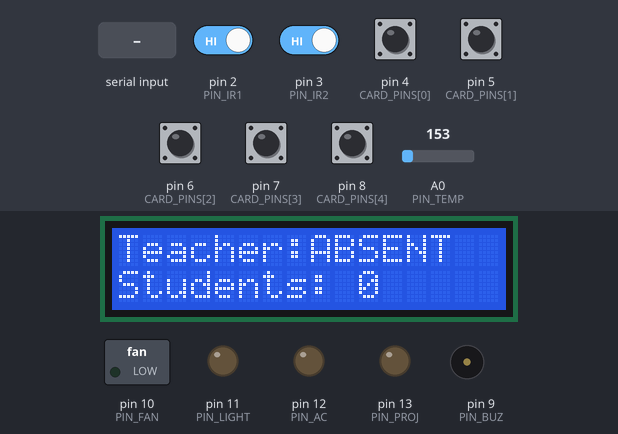
A sketch run on a simulated Arduino Uno, built with avr-gcc and run on an emulated ATmega328P. Shown: 16×2 character LCD, switched loads named in the sketch (green lamp = pin HIGH), output pins drawn as LEDs (lit = HIGH), buzzer (waves = sounding). The test bench sets the inputs (shaded band); at power-on: pin 2 (PIN_IR1), pin 3 (PIN_IR2), pin 4 (CARD_PINS[0]), pin 5 (CARD_PINS[1]), pin 6 (CARD_PINS[2]), pin 7 (CARD_PINS[3]), pin 8 (CARD_PINS[4]) HIGH, A0 (PIN_TEMP) = 153. What the sketch prints to the serial monitor is not drawn.

Above: at 2.7 s.
2.8 s: pin 8 (CARD_PINS[4]) pulled LOW for 0.15 s
At 2.88 s:
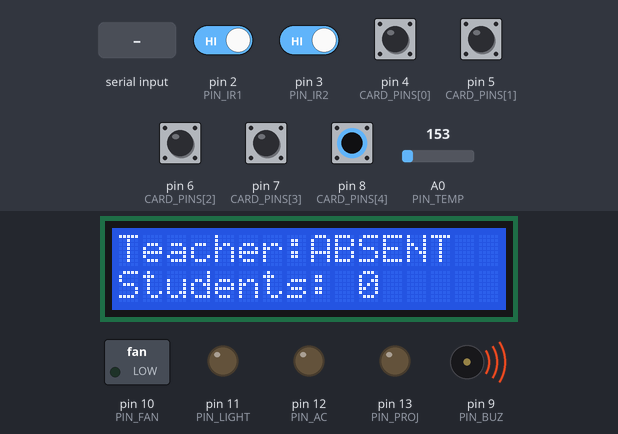
3.5 s: pin 4 (CARD_PINS[0]) pulled LOW for 0.15 s
At 5.0 s:
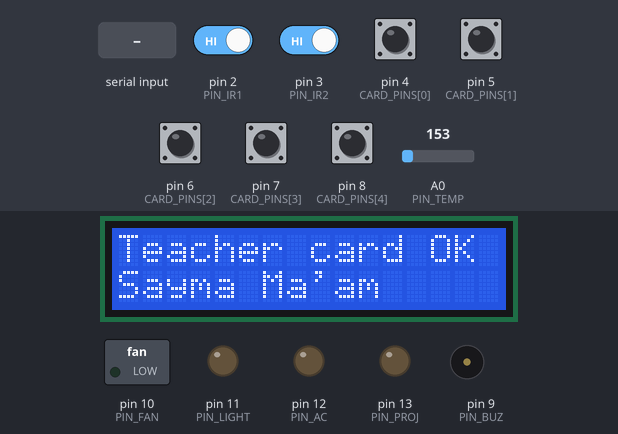
6.6 s: "IN\n" received over Serial
At 7.4 s:
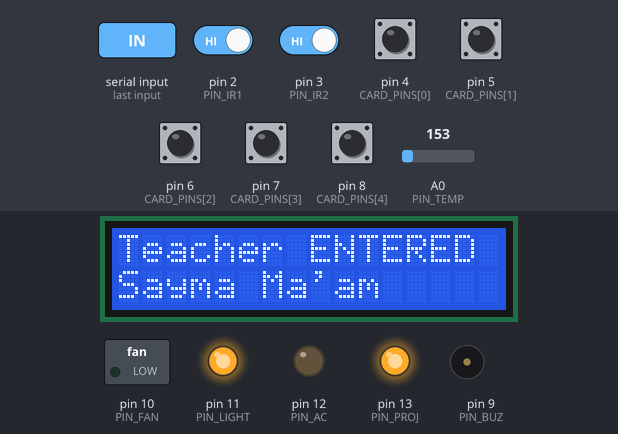
9.6 s: pin 5 (CARD_PINS[1]) pulled LOW for 0.15 s
At 10.1 s:
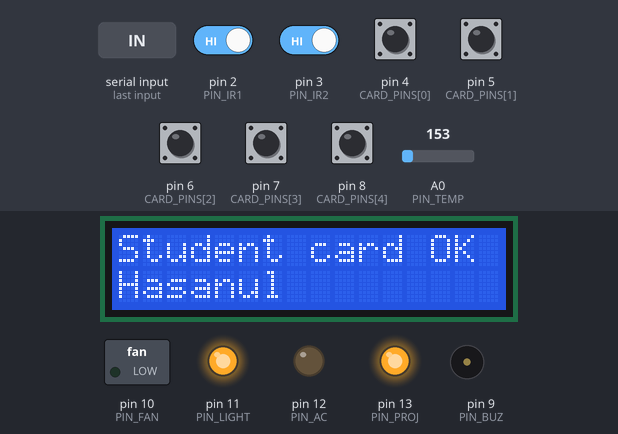
12.7 s: pin 6 (CARD_PINS[2]) pulled LOW for 0.15 s
At 13.5 s:
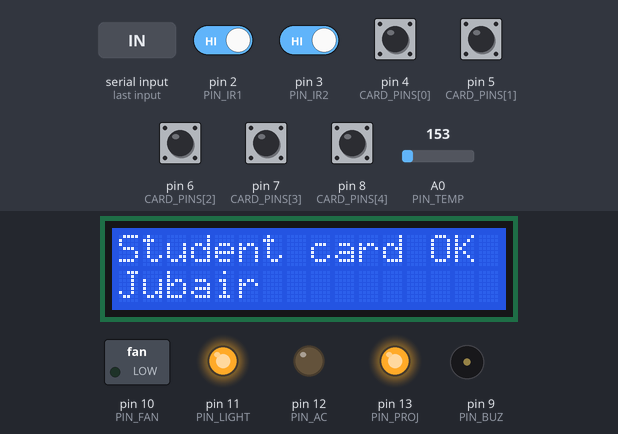
15.8 s: A0 (PIN_TEMP) set to 158
At 17.2 s:
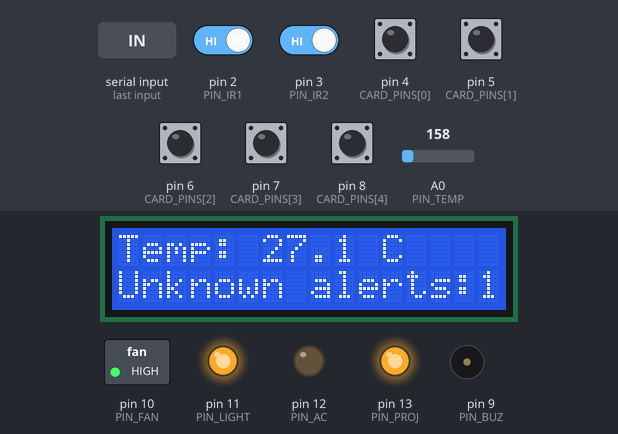
Timing chart, 0 to 18.8 s (numbered marks = the images above; inputs shaded):
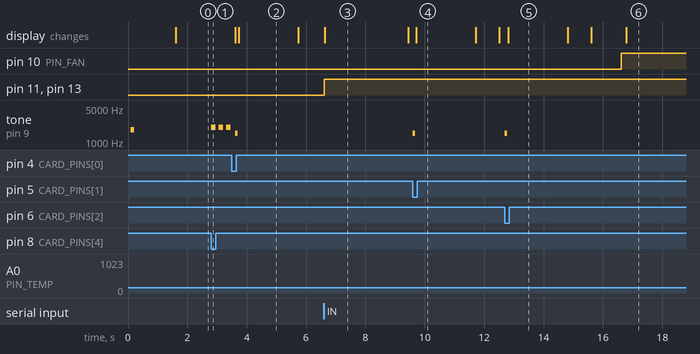

Measured:
- the behaviour switches between 157 and 158 on A0 (PIN_TEMP) (found by bisection; images 5 and 6)
- after the input at 2.8 s, tone on pin 9 (PIN_BUZ): alternates 2000 Hz for 0.15 s and silent for 0.10 s, starting at once
- after the input at 3.5 s, tone on pin 9 (PIN_BUZ): silent → 1500 Hz after 0.12 s, → silent 0.08 s later; the display: first differs from a run without the input after 0.23 s (image 2)
- after the input at 6.6 s, pin 11 (PIN_LIGHT), pin 13 (PIN_PROJ): LOW → HIGH at once; the display: changes at once (image 3)
- after the input at 9.6 s, tone on pin 9 (PIN_BUZ): silent → 1500 Hz at once, → silent 0.08 s later; the display: changes after 0.11 s (image 4)
- after the input at 12.7 s, tone on pin 9 (PIN_BUZ): silent → 1500 Hz at once, → silent 0.08 s later; the display: changes after 0.11 s (image 5)
- after the input at 15.8 s, pin 10 (PIN_FAN): LOW → HIGH after 0.81 s; the display: changes after 0.99 s (image 6)

The sketch:

working.ino
```cpp
// ==============================================================================
// Smart Classroom Management and Automation System (Tinkercad Circuits)
// Team 06 - CSE 315 / 316
// ==============================================================================

// Include Wire for I2C communication (mandatory in Tinkercad for I2C LCD)
#include <Wire.h>
//#include <Adafruit_LiquidCrystal.h>

// If your Tinkercad simulation uses the LiquidCrystal_I2C library instead,
// comment out the Adafruit lines above and uncomment the two lines below:
// #include <LiquidCrystal_I2C.h>
// LiquidCrystal_I2C lcd(0x27, 16, 2); // or address 0x20

// Adafruit I2C LCD (offset 0 = default 0x20 in Tinkercad)
//Adafruit_LiquidCrystal lcd(0);

#include <LiquidCrystal_I2C.h>
LiquidCrystal_I2C lcd(0x27, 16, 2); // or 0x20


// ---------------- PIN DEFINITIONS ----------------
const uint8_t PIN_IR1       = 2;    // Outside IR sensor (button)
const uint8_t PIN_IR2       = 3;    // Inside IR sensor (button)
const uint8_t CARD_PINS[5]  = { 4, 5, 6, 7, 8 };  // Teacher, Student 1, Student 2, Student 3, Unknown
const uint8_t PIN_BUZ       = 9;    // Buzzer / Speaker
const uint8_t PIN_FAN       = 10;   // Fan relay driver
const uint8_t PIN_LIGHT     = 11;   // Light LED / relay
const uint8_t PIN_AC        = 12;   // AC LED / relay
const uint8_t PIN_PROJ      = 13;   // Projector LED / relay
const uint8_t PIN_TEMP      = A0;   // TMP36 Temperature sensor
// LCD I2C Pins: SDA = A4, SCL = A5

// ---------------- SETTINGS & THRESHOLDS ----------------
const int FAN_ON_X10        = 270;  // 27.0 deg C (temp * 10)
const int FAN_OFF_X10       = 255;  // 25.5 deg C
const int AC_ON_X10         = 300;  // 30.0 deg C
const int AC_OFF_X10        = 285;  // 28.5 deg C

const unsigned long TAG_WINDOW_MS = 10000UL; // 10 seconds to cross door after card tap
const unsigned long IR_TIMEOUT_MS = 3000UL;  // 3 seconds between sensor 1 and sensor 2
const unsigned long ALERT_MS      = 2500UL;  // Alert display duration
const unsigned long PAGE_MS       = 3000UL;  // LCD page rotate interval
const unsigned long TEMP_MS       = 1000UL;  // Temperature check interval
const unsigned long RECORD_MS     = 30000UL; // Cloud log interval

// ---------------- USER REGISTRY ----------------
struct Person {
  char name[16];
  bool isTeacher;
  bool inside;
};

Person people[4] = {
  { "Sayma Ma'am", true,  false },
  { "Hasanul",     false, false },
  { "Jubair",      false, false },
  { "Maria",       false, false }
};

// ---------------- SYSTEM STATE ----------------
int  tempX10        = 0;
int  studentCount   = 0;
int  unknownCount   = 0;
bool teacherPresent = false;
bool fanOn   = false;
bool lightOn = false;
bool acOn    = false;
bool projOn  = false;

int8_t pendingIdx         = -1;
unsigned long pendingTime = 0;

enum IRState { IR_IDLE, IR_A_FIRST, IR_B_FIRST, IR_WAIT_CLEAR };
IRState irState = IR_IDLE;
unsigned long irT = 0;
bool prevB1 = false;
bool prevB2 = false;
bool prevCard[5] = { true, true, true, true, true };

char alertL1[17] = "";
char alertL2[17] = "";
unsigned long alertUntil = 0;
unsigned long lastPage   = 0;
unsigned long lastRender = 0;
unsigned long lastTemp   = 0;
unsigned long lastRecord = 0;
uint8_t page = 0;
bool dirty = true;

char cmdBuf[12];
uint8_t cmdLen = 0;
unsigned long lastRx = 0;

// ---------------- HELPER FUNCTIONS ----------------
void stamp(char* out) {
  unsigned long s = millis() / 1000UL;
  sprintf(out, "%02lu:%02lu:%02lu", (s / 3600UL) % 100UL, (s / 60UL) % 60UL, s % 60UL);
}

void lcdLine(uint8_t row, const char* s) {
  char b[17];
  snprintf(b, sizeof(b), "%-16s", s);
  lcd.setCursor(0, row);
  lcd.print(b);
}

void beep(unsigned int ms, unsigned int freq) {
  tone(PIN_BUZ, freq, ms);
  delay(ms);
}

void alarmBeep() {
  for (uint8_t i = 0; i < 3; i++) {
    beep(150, 2000);
    delay(100);
  }
}

void showAlert(const char* l1, const char* l2, unsigned long ms) {
  strncpy(alertL1, l1, 16);
  alertL1[16] = '\0';
  strncpy(alertL2, l2, 16);
  alertL2[16] = '\0';
  alertUntil = millis() + ms;
  lastRender = 0;
}

void logEvent(const char* type, const char* detail, bool unknown) {
  char ts[9];
  stamp(ts);
  Serial.print('[');
  Serial.print(ts);
  Serial.print(F("] "));
  Serial.print(type);
  Serial.print(F(" : "));
  Serial.println(detail);
  if (unknown) {
    Serial.print(F("ALERT> Unknown person detected at "));
    Serial.println(ts);
  }
}

void cloudRecord() {
  char ts[9];
  stamp(ts);
  char b[120];
  snprintf(b, sizeof(b),
    "{\"time\":\"%s\",\"teacher\":\"%s\",\"students\":%d,\"temp\":%d.%d,\"fan\":%d,\"light\":%d,\"ac\":%d,\"proj\":%d}",
    ts,
    teacherPresent ? "PRESENT" : "ABSENT",
    studentCount,
    tempX10 / 10,
    abs(tempX10 % 10),
    fanOn ? 1 : 0,
    lightOn ? 1 : 0,
    acOn ? 1 : 0,
    projOn ? 1 : 0
  );
  Serial.print(F("CLOUD> "));
  Serial.println(b);
  dirty = false;
  lastRecord = millis();
}

// ---------------- TEMPERATURE READING (TMP36) ----------------
void readTemperature() {
  long sum = 0;
  for (uint8_t i = 0; i < 8; i++) {
    sum += analogRead(PIN_TEMP);
  }
  long raw = sum / 8;
  long mv = raw * 5000L / 1024L;          // Millivolts
  tempX10 = (int)(mv - 500L);             // TMP36: (mV - 500) / 10 = deg C -> x10
}

// ---------------- AUTOMATION LOGIC ----------------
void applyAutomation() {
  bool occupied = teacherPresent || (studentCount > 0);
  bool nLight = occupied;
  bool nProj  = teacherPresent;
  bool nFan   = fanOn;
  bool nAC    = acOn;

  if (!occupied) {
    nFan = false;
    nAC  = false;
  } else {
    if (tempX10 >= FAN_ON_X10)       nFan = true;
    else if (tempX10 <= FAN_OFF_X10) nFan = false;

    if (tempX10 >= AC_ON_X10)        nAC = true;
    else if (tempX10 <= AC_OFF_X10)  nAC = false;
  }

  if (nLight != lightOn || nProj != projOn || nFan != fanOn || nAC != acOn) {
    dirty = true;
  }
  lightOn = nLight;
  projOn  = nProj;
  fanOn   = nFan;
  acOn    = nAC;

  digitalWrite(PIN_LIGHT, lightOn ? HIGH : LOW);
  digitalWrite(PIN_PROJ,  projOn  ? HIGH : LOW);
  digitalWrite(PIN_FAN,   fanOn   ? HIGH : LOW);
  digitalWrite(PIN_AC,    acOn    ? HIGH : LOW);
}

// ---------------- RFID CARD HANDLING ----------------
void onCard(uint8_t idx) {
  char m[32];
  if (idx >= 4) {
    pendingIdx = -1;
    unknownCount++;
    showAlert("UNKNOWN CARD", "Access denied", ALERT_MS);
    alarmBeep();
    logEvent("UNKNOWN", "Unregistered card tapped", true);
    return;
  }

  pendingIdx = idx;
  pendingTime = millis();
  showAlert(people[idx].isTeacher ? "Teacher card OK" : "Student card OK", people[idx].name, 2000);
  beep(80, 1500);
  snprintf(m, sizeof(m), "%s tapped card", people[idx].name);
  logEvent("CARD", m, false);
}

// ---------------- DOOR PASSAGE DETECTION ----------------
void handleCrossing(bool entering) {
  bool tagValid = (pendingIdx >= 0) && ((millis() - pendingTime) <= TAG_WINDOW_MS);
  char m[40];

  if (!tagValid) {
    if (entering) {
      unknownCount++;
      showAlert("UNKNOWN PERSON", "Not counted!", 3000);
      alarmBeep();
      logEvent("UNKNOWN", "Entry without valid RFID", true);
    } else {
      showAlert("Exit: no card", "Tap card to exit", ALERT_MS);
      logEvent("EXIT-NOCARD", "Exit without card tap", false);
    }
  } else {
    Person& p = people[pendingIdx];
    if (entering) {
      if (p.inside) {
        showAlert("Already inside", p.name, ALERT_MS);
        snprintf(m, sizeof(m), "%s tried to enter twice", p.name);
        logEvent("DUPLICATE", m, false);
      } else {
        p.inside = true;
        if (p.isTeacher) teacherPresent = true;
        else studentCount++;

        showAlert(p.isTeacher ? "Teacher ENTERED" : "Student ENTERED", p.name, ALERT_MS);
        snprintf(m, sizeof(m), "%s entered, students=%d", p.name, studentCount);
        logEvent("ENTRY", m, false);
      }
    } else {
      if (!p.inside) {
        showAlert("Not inside", p.name, ALERT_MS);
        snprintf(m, sizeof(m), "%s exit but not inside", p.name);
        logEvent("DUPLICATE", m, false);
      } else {
        p.inside = false;
        if (p.isTeacher) teacherPresent = false;
        else if (studentCount > 0) studentCount--;

        showAlert(p.isTeacher ? "Teacher LEFT" : "Student LEFT", p.name, ALERT_MS);
        snprintf(m, sizeof(m), "%s left, students=%d", p.name, studentCount);
        logEvent("EXIT", m, false);
      }
    }
  }

  pendingIdx = -1;
  applyAutomation();
  dirty = true;
}

// ---------------- 2-SENSOR DIRECTION TRACKING ----------------
void updateIR() {
  bool b1 = (digitalRead(PIN_IR1) == LOW);
  bool b2 = (digitalRead(PIN_IR2) == LOW);
  bool r1 = b1 && !prevB1;
  bool r2 = b2 && !prevB2;
  prevB1 = b1;
  prevB2 = b2;

  switch (irState) {
    case IR_IDLE:
      if (r1 && !r2)      { irState = IR_A_FIRST; irT = millis(); }
      else if (r2 && !r1) { irState = IR_B_FIRST; irT = millis(); }
      break;

    case IR_A_FIRST:      // IR1 -> IR2 (ENTRY)
      if (r2) {
        handleCrossing(true);
        irState = IR_WAIT_CLEAR;
      } else if (millis() - irT > IR_TIMEOUT_MS) {
        irState = IR_WAIT_CLEAR;
      }
      break;

    case IR_B_FIRST:      // IR2 -> IR1 (EXIT)
      if (r1) {
        handleCrossing(false);
        irState = IR_WAIT_CLEAR;
      } else if (millis() - irT > IR_TIMEOUT_MS) {
        irState = IR_WAIT_CLEAR;
      }
      break;

    case IR_WAIT_CLEAR:
      if (!b1 && !b2) {
        irState = IR_IDLE;
      }
      break;
  }
}

void updateCards() {
  for (uint8_t i = 0; i < 5; i++) {
    bool now = digitalRead(CARD_PINS[i]);
    if (prevCard[i] && !now) onCard(i);
    prevCard[i] = now;
  }
}

// ---------------- LCD SCREEN RENDERER ----------------
void renderLCD() {
  char l1[20], l2[20];
  if (millis() < alertUntil) {
    lcdLine(0, alertL1);
    lcdLine(1, alertL2);
    return;
  }

  if (millis() - lastPage >= PAGE_MS) {
    page = (page + 1) % 3;
    lastPage = millis();
  }

  if (page == 0) {
    snprintf(l1, sizeof(l1), "Teacher:%s", teacherPresent ? "PRESENT" : "ABSENT");
    snprintf(l2, sizeof(l2), "Students: %d", studentCount);
  } else if (page == 1) {
    snprintf(l1, sizeof(l1), "Temp: %d.%d C", tempX10 / 10, abs(tempX10 % 10));
    snprintf(l2, sizeof(l2), "Unknown alerts:%d", unknownCount);
  } else {
    snprintf(l1, sizeof(l1), "Fan:%-3s Lght:%-3s", fanOn ? "ON" : "OFF", lightOn ? "ON" : "OFF");
    snprintf(l2, sizeof(l2), "AC:%-3s Proj:%-3s",  acOn ? "ON" : "OFF",  projOn ? "ON" : "OFF");
  }

  lcdLine(0, l1);
  lcdLine(1, l2);
}

// ---------------- SERIAL COMMAND INTERFACE ----------------
void printStatus() {
  Serial.println(F("------ CLASSROOM STATUS ------"));
  Serial.print(F("Teacher  : ")); Serial.println(teacherPresent ? F("PRESENT") : F("ABSENT"));
  Serial.print(F("Students : ")); Serial.println(studentCount);
  Serial.print(F("Unknown  : ")); Serial.println(unknownCount);
  Serial.print(F("Temp     : ")); Serial.print(tempX10 / 10); Serial.print('.'); Serial.println(abs(tempX10 % 10));
  Serial.print(F("Fan="));   Serial.print(fanOn);
  Serial.print(F(" Light=")); Serial.print(lightOn);
  Serial.print(F(" AC="));    Serial.print(acOn);
  Serial.print(F(" Proj="));  Serial.println(projOn);
  Serial.println(F("------------------------------"));
}

void runCommand(const char* c) {
  if      (!strcmp(c, "T"))      onCard(0);
  else if (!strcmp(c, "S1"))     onCard(1);
  else if (!strcmp(c, "S2"))     onCard(2);
  else if (!strcmp(c, "S3"))     onCard(3);
  else if (!strcmp(c, "U"))      onCard(4);
  else if (!strcmp(c, "IN"))     handleCrossing(true);
  else if (!strcmp(c, "OUT"))    handleCrossing(false);
  else if (!strcmp(c, "STATUS")) printStatus();
  else Serial.println(F("Commands: T S1 S2 S3 U | IN OUT | STATUS"));
}

void handleSerial() {
  while (Serial.available()) {
    char ch = Serial.read();
    lastRx = millis();
    if (ch == '\n' || ch == '\r') {
      if (cmdLen) { cmdBuf[cmdLen] = 0; runCommand(cmdBuf); cmdLen = 0; }
    } else if (cmdLen < sizeof(cmdBuf) - 1) {
      cmdBuf[cmdLen++] = toupper(ch);
    }
  }
  // Tinkercad's serial box may not send a newline: run the command after a short pause
  if (cmdLen && (millis() - lastRx > 150)) {
    cmdBuf[cmdLen] = 0;
    runCommand(cmdBuf);
    cmdLen = 0;
  }
}

// ---------------- SETUP & LOOP ----------------
void setup() {
  Serial.begin(9600);

  const uint8_t outs[4] = { PIN_FAN, PIN_LIGHT, PIN_AC, PIN_PROJ };
  for (uint8_t i = 0; i < 4; i++) {
    pinMode(outs[i], OUTPUT);
    digitalWrite(outs[i], LOW);
  }
  pinMode(PIN_BUZ, OUTPUT);
  pinMode(PIN_IR1, INPUT_PULLUP);
  pinMode(PIN_IR2, INPUT_PULLUP);
  for (uint8_t i = 0; i < 5; i++) {
    pinMode(CARD_PINS[i], INPUT_PULLUP);
  }

  // Adafruit LiquidCrystal initialization
  //lcd.begin(16, 2);
  //lcd.setBacklight(1);

  // If using LiquidCrystal_I2C instead, use:
  lcd.init();
   lcd.backlight();

  lcdLine(0, "Smart Classroom");
  lcdLine(1, "Starting...");
  beep(120, 1800);
  delay(1200);

  readTemperature();
  applyAutomation();
  Serial.println(F("Smart Classroom ready. Commands: T S1 S2 S3 U | IN OUT | STATUS"));
  printStatus();
}

void loop() {
  handleSerial();
  updateCards();
  updateIR();

  if (millis() - lastTemp >= TEMP_MS) {
    lastTemp = millis();
    readTemperature();
    applyAutomation();
  }

  if (millis() - lastRender >= 400) {
    lastRender = millis();
    renderLCD();
  }

  if ((dirty && (millis() - lastRecord > 500)) || (millis() - lastRecord > RECORD_MS)) {
    cloudRecord();
  }
}
```
